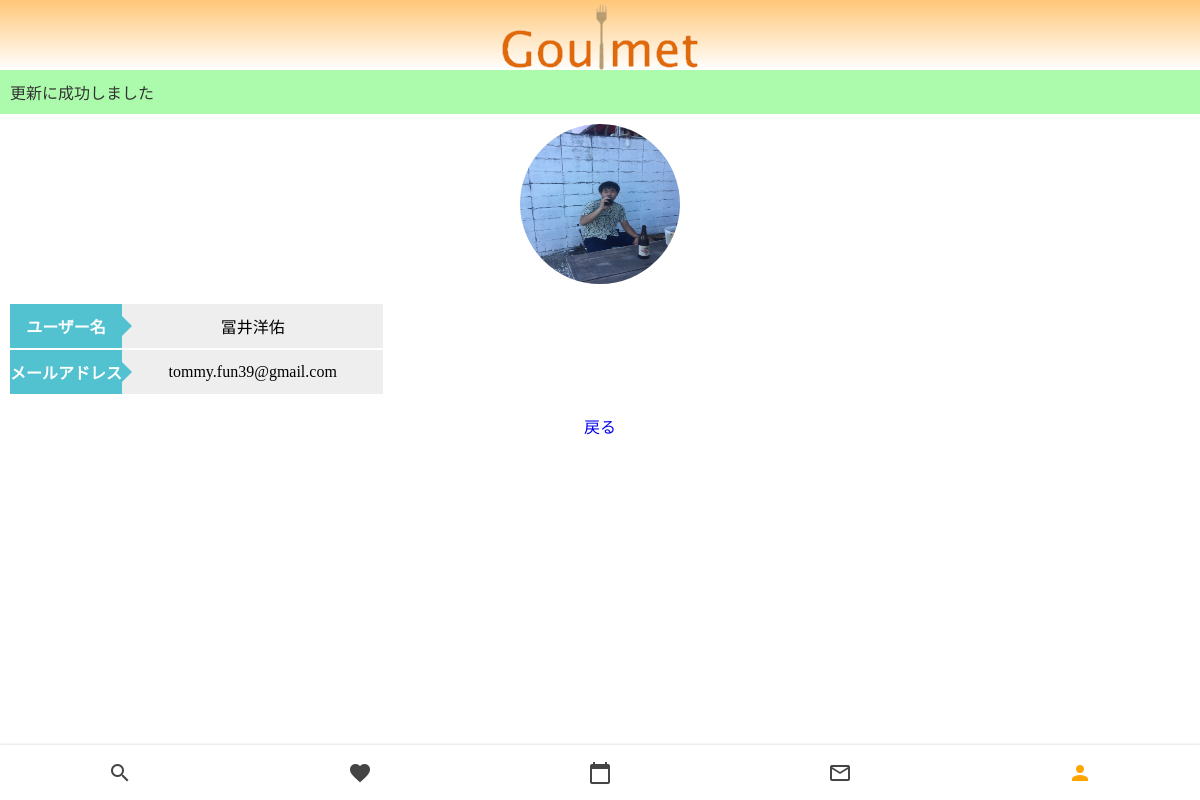
Page /account/user_detail/ (signed in) on the committed database.
### myuser/models.py (models this page shows, shortened)
class CustomUser(AbstractUser):
    icon = models.ImageField(upload_to = 'upload',blank=True)
    is_goulmet = models.BooleanField(default=False)

### account/views.py (the view)
# urls.py: path('user_detail/', user_detail, name='user_detail'),
@login_required
def user_detail(request):
    object = CustomUser.objects.get(pk=request.session['_auth_user_id'])
    return render(request, 'account/user_detail.html', {'object': object})

### templates/account/user_detail.html (shortened to what this page needs)
{% extends 'base.html' %}
{% load static %}
{% block customcss %}
<link rel="stylesheet" href="{% static 'user_detail.css' %}">
{% endblock customcss %}
    {% block content %}
    <div id="alert">
        <p>更新に成功しました</p>
    </div>
    <div class="icon">
        {% if user.icon %}
        <img src="{{object.icon.url}}" alt="">
        {% else %}
        <img src="{% static 'img/no_icon.png' %}" alt="" id="preview">
        {% endif %}
    </div>
    <table>
        <tr>
            <th>ユーザー名</th>
            <td>{{object.username}}</td>
        </tr>
        <tr>
            <th>メールアドレス</th>
            <td>{{object.email}}</td>
        </tr>
    </table>
    <div class="back">
        <a href="{% url 'account:user_update' %}">
            <p>戻る</p>
        </a>
        <nav class="nav">
            <a href="{% url 'search_app:search_form' %}" id="1" class="nav__link">
                <i class="material-icons nav__icon">search</i>
            </a>
            <a href="{% url 'favorite:favorite_list' %}" id="2" class="nav__link">
                <i class="material-icons nav__icon">favorite</i>
            </a>
            <a href="{% url 'reservation:reservation_confirm' %}" id="3" class="nav__link">
                <i class="material-icons nav__icon">calendar_today</i>
            </a>
            <a href="#" id="4" class="nav__link">
                <i class="material-icons nav__icon">mail_outline</i>
            </a>
            <a href="{% url 'account:user_update' %}" id="5" class="nav__link nav__link--active">
                <i class="material-icons nav__icon">person</i>
            </a>
        </nav>
    {% endblock content  %}

### account/static/user_detail.css (style rules this page uses)
.icon { text-align: center; margin: 10px 0px 20px 0; }
.icon img { border-radius: 50%; width: 160px; height: 160px; }
#alert { background-color: palegreen; opacity: 80%; padding: 10px; }
table { border-collapse: collapse; margin: 0 10px 20px 10px; }
table tr { border-bottom: solid 2px white; }
table tr:last-child { border-bottom: none; }
table th { position: relative; text-align: left; width: 30%; background-color: #52c2d0; color: white; text-align: center; padding: 10px 0; }
table th:after { display: block; content: ""; width: 0px; height: 0px; position: absolute; top:calc(50% - 10px); right:-10px; border-left: 10px solid #52c2d0; border-top: 10px solid transparent; border-bottom: 10px solid transparent; }
table td { text-align: left; width: 70%; text-align: center; background-color: #eee; padding: 10px 0; }
.back { text-align: center; }

### static/style.css (style rules this page uses)
* { margin: 0; }
.nav { position: fixed; bottom: 0; width: 100%; height: 55px; box-shadow: 0 0 3px rgba(0, 0, 0, 0.2); background-color: #ffffff; display: flex; overflow-x: auto; }
.nav__link { display: flex; flex-direction: column; align-items: center; justify-content: center; flex-grow: 1; min-width: 50px; overflow: hidden; white-space: nowrap; font-family: sans-serif; font-size: 13px; color: #444444; text-decoration: none; -webkit-tap-highlight-color: transparent; transition: background-color 0.1s ease-in-out; }
.nav__link--active { color: orange; }
.nav__icon { font-size: 18px; }
a { text-decoration: none; }

### rows in the picture
CustomUser: icon (picture), username "冨井洋佑", email "tommy.fun39@gmail.com"
